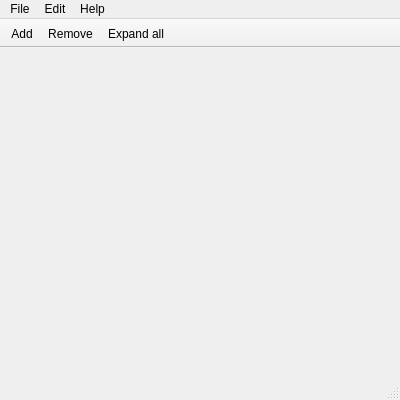
<?xml version="1.0" encoding="UTF-8"?>
<ui version="4.0">
 <class>MainWindow</class>
 <widget class="QMainWindow" name="MainWindow">
  <property name="geometry">
   <rect>
    <x>0</x>
    <y>0</y>
    <width>400</width>
    <height>400</height>
   </rect>
  </property>
  <property name="minimumSize">
   <size>
    <width>0</width>
    <height>400</height>
   </size>
  </property>
  <property name="acceptDrops">
   <bool>true</bool>
  </property>
  <property name="windowTitle">
   <string/>
  </property>
  <property name="windowIcon">
   <iconset resource="res.qrc">
    <normaloff>:/new/toolbar/res/Menu Item.png</normaloff>:/new/toolbar/res/Menu Item.png</iconset>
  </property>
  <property name="locale">
   <locale language="English" country="UnitedStates"/>
  </property>
  <widget class="QWidget" name="centralWidget">
   <layout class="QGridLayout" name="gridLayout">
    <property name="margin">
     <number>3</number>
    </property>
   </layout>
  </widget>
  <widget class="QMenuBar" name="menuBar">
   <property name="geometry">
    <rect>
     <x>0</x>
     <y>0</y>
     <width>400</width>
     <height>19</height>
    </rect>
   </property>
   <widget class="QMenu" name="menu">
    <property name="title">
     <string>File</string>
    </property>
    <widget class="QMenu" name="menuRecent_files">
     <property name="title">
      <string>Recent files</string>
     </property>
     <addaction name="actionFile1"/>
     <addaction name="actionFile2"/>
     <addaction name="actionFile3"/>
     <addaction name="actionFile4"/>
     <addaction name="actionFile5"/>
    </widget>
    <addaction name="actionNew"/>
    <addaction name="actionOpen"/>
    <addaction name="actionClose"/>
    <addaction name="actionClose_all"/>
    <addaction name="separator"/>
    <addaction name="menuRecent_files"/>
    <addaction name="separator"/>
    <addaction name="actionSave"/>
    <addaction name="actionSave_as"/>
    <addaction name="separator"/>
    <addaction name="actionQuit"/>
   </widget>
   <widget class="QMenu" name="menuEdit">
    <property name="title">
     <string>Edit</string>
    </property>
   </widget>
   <widget class="QMenu" name="menuHelp">
    <property name="title">
     <string>Help</string>
    </property>
    <addaction name="actionAbout"/>
   </widget>
   <addaction name="menu"/>
   <addaction name="menuEdit"/>
   <addaction name="menuHelp"/>
  </widget>
  <widget class="QToolBar" name="mainToolBar">
   <property name="movable">
    <bool>false</bool>
   </property>
   <property name="iconSize">
    <size>
     <width>32</width>
     <height>32</height>
    </size>
   </property>
   <property name="toolButtonStyle">
    <enum>Qt::ToolButtonTextUnderIcon</enum>
   </property>
   <attribute name="toolBarArea">
    <enum>TopToolBarArea</enum>
   </attribute>
   <attribute name="toolBarBreak">
    <bool>false</bool>
   </attribute>
   <addaction name="actionAdd"/>
   <addaction name="actionRemove"/>
   <addaction name="actionExpand_all"/>
  </widget>
  <widget class="QStatusBar" name="statusBar"/>
  <action name="actionAdd">
   <property name="icon">
    <iconset resource="res.qrc">
     <normaloff>:/new/toolbar/res/Add.png</normaloff>:/new/toolbar/res/Add.png</iconset>
   </property>
   <property name="text">
    <string>Add</string>
   </property>
  </action>
  <action name="actionRemove">
   <property name="icon">
    <iconset resource="res.qrc">
     <normaloff>:/new/toolbar/res/Remove.png</normaloff>:/new/toolbar/res/Remove.png</iconset>
   </property>
   <property name="text">
    <string>Remove</string>
   </property>
  </action>
  <action name="actionOpen">
   <property name="text">
    <string>Open</string>
   </property>
   <property name="shortcut">
    <string>Ctrl+O</string>
   </property>
   <property name="iconVisibleInMenu">
    <bool>true</bool>
   </property>
  </action>
  <action name="actionClose">
   <property name="text">
    <string>Close</string>
   </property>
   <property name="shortcut">
    <string>Ctrl+W</string>
   </property>
   <property name="iconVisibleInMenu">
    <bool>false</bool>
   </property>
  </action>
  <action name="actionSave">
   <property name="text">
    <string>Save</string>
   </property>
   <property name="shortcut">
    <string>Ctrl+S</string>
   </property>
   <property name="iconVisibleInMenu">
    <bool>false</bool>
   </property>
  </action>
  <action name="actionSave_as">
   <property name="text">
    <string>Save as</string>
   </property>
   <property name="shortcut">
    <string>Ctrl+Alt+S</string>
   </property>
  </action>
  <action name="actionQuit">
   <property name="text">
    <string>Quit</string>
   </property>
   <property name="shortcut">
    <string>Ctrl+Q</string>
   </property>
  </action>
  <action name="actionExpand_all">
   <property name="checkable">
    <bool>false</bool>
   </property>
   <property name="icon">
    <iconset resource="res.qrc">
     <normaloff>:/new/toolbar/res/Transfer.png</normaloff>:/new/toolbar/res/Transfer.png</iconset>
   </property>
   <property name="text">
    <string>Expand all</string>
   </property>
  </action>
  <action name="actionNew">
   <property name="text">
    <string>New</string>
   </property>
   <property name="shortcut">
    <string>Ctrl+N</string>
   </property>
  </action>
  <action name="actionAbout">
   <property name="text">
    <string>About</string>
   </property>
  </action>
  <action name="actionFile1">
   <property name="text">
    <string>File1</string>
   </property>
   <property name="visible">
    <bool>false</bool>
   </property>
  </action>
  <action name="actionFile2">
   <property name="text">
    <string>File2</string>
   </property>
   <property name="visible">
    <bool>false</bool>
   </property>
  </action>
  <action name="actionFile3">
   <property name="text">
    <string>File3</string>
   </property>
   <property name="visible">
    <bool>false</bool>
   </property>
  </action>
  <action name="actionFile4">
   <property name="text">
    <string>File4</string>
   </property>
   <property name="visible">
    <bool>false</bool>
   </property>
  </action>
  <action name="actionFile5">
   <property name="text">
    <string>File5</string>
   </property>
   <property name="visible">
    <bool>false</bool>
   </property>
  </action>
  <action name="actionClear_list">
   <property name="text">
    <string>Clear list</string>
   </property>
  </action>
  <action name="actionClose_all">
   <property name="text">
    <string>Close all</string>
   </property>
   <property name="shortcut">
    <string>Ctrl+Alt+W</string>
   </property>
  </action>
 </widget>
 <layoutdefault spacing="6" margin="11"/>
 <resources>
  <include location="res.qrc"/>
 </resources>
 <connections>
  <connection>
   <sender>actionQuit</sender>
   <signal>activated()</signal>
   <receiver>MainWindow</receiver>
   <slot>close()</slot>
   <hints>
    <hint type="sourcelabel">
     <x>-1</x>
     <y>-1</y>
    </hint>
    <hint type="destinationlabel">
     <x>199</x>
     <y>149</y>
    </hint>
   </hints>
  </connection>
 </connections>
</ui>
